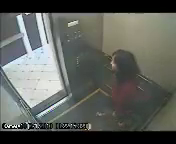
#> input picture frame 12 of cortado.mp4, 176 x 144 px, given in place of video.mp4, which was not available
$ python Horn-Schunk-Vectores2.py   (older library calls are emulated)
#> lines starting #> are read from the running program, lines starting #| are printed output that depends on the picture; pictures that were not available may be replaced by others from this repository, and a replacement may not be noted
#> further down, old_frame is the input picture: shape (144, 176, 3); mean B, G, R 91.5, 97, 94
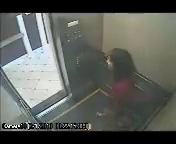
#> input picture frame 13 of cortado.mp4, 176 x 144 px, given in place of video.mp4, which was not available
#> further down, frame is the input picture: shape (144, 176, 3); mean B, G, R 91.6, 97.1, 94.1
import cv2
import numpy as np

def horn_schunck_real_time(I1, I2, alpha, iterations):
#> called with alpha = 0.005, iterations = 2
    I1_gray = cv2.cvtColor(I1, cv2.COLOR_BGR2GRAY).astype(np.float32) / 255.0
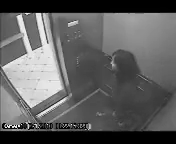
#> I1_gray: shape (144, 176) float32; min 0, max 0.984, mean 0.374
    I2_gray = cv2.cvtColor(I2, cv2.COLOR_BGR2GRAY).astype(np.float32) / 255.0

    u = np.zeros_like(I1_gray)
    v = np.zeros_like(I1_gray)

    for _ in range(iterations):
        Ix = cv2.Sobel(I1_gray, cv2.CV_64F, 1, 0, ksize=5)
        Iy = cv2.Sobel(I1_gray, cv2.CV_64F, 0, 1, ksize=5)
        It = I2_gray - I1_gray

        u_avg = cv2.blur(u, (3, 3))
        v_avg = cv2.blur(v, (3, 3))

        du = -alpha * (Ix * (Ix * u_avg + Iy * v_avg + It))
        dv = -alpha * (Iy * (Ix * u_avg + Iy * v_avg + It))

        u += du
        v += dv
#> this loop made 2 passes
#> pass 1, in horn_schunck_real_time, `Ix = cv2.Sobel(I1_gray, cv2.CV_64F, 1, 0, ksize=5)`:
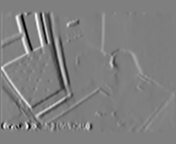
#> Ix: shape (144, 176) float64; min -26.46, max 26.4, mean 0; drawn with min black and max white
#> pass 1, in horn_schunck_real_time, `Iy = cv2.Sobel(I1_gray, cv2.CV_64F, 0, 1, ksize=5)`:
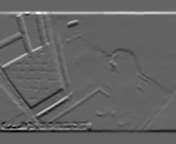
#> Iy: shape (144, 176) float64; min -27.83, max 42.79, mean 0; drawn with min black and max white
#> pass 1, in horn_schunck_real_time, `It = I2_gray - I1_gray`:
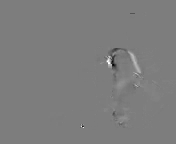
#> It: shape (144, 176) float32; min -0.392, max 0.404, mean 0.00034; drawn with min black and max white
#> after the loop:
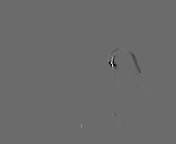
#> u: shape (144, 176) float32; min -0.0257, max 0.035, mean -3.45e-05; drawn with min black and max white
#> after the loop:
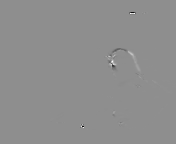
#> v: shape (144, 176) float32; min -0.0273, max 0.0215, mean -3.08e-06; drawn with min black and max white

    return u, v

if __name__ == "__main__":
    video_path = "video.mp4"  # Cambia 'ruta_del_video.mp4' con la ubicación de tu video
    capture = cv2.VideoCapture(video_path)

    width = int(capture.get(cv2.CAP_PROP_FRAME_WIDTH))
    height = int(capture.get(cv2.CAP_PROP_FRAME_HEIGHT))

    # Crear un objeto VideoWriter
    fourcc = cv2.VideoWriter_fourcc(*'mp4v') if cv2.VideoWriter_fourcc(*'mp4v') != -1 else cv2.VideoWriter_fourcc(*'avc1')
    output_video_path = "videos/HS.mp4"
    output_video = cv2.VideoWriter(output_video_path, fourcc, 15, (width, height))

    cv2.namedWindow("Flujo óptico")

    ret, old_frame = capture.read()

    while True:
        ret, frame = capture.read()

        if not ret:
            break

        u, v = horn_schunck_real_time(old_frame, frame, 0.005, 2)

        # Ajusta la escala y grosor de los vectores
        scale_factor = 500
        thickness = 1

        # Dibuja los vectores con líneas más largas y cabezas más grandes
        for y in range(0, frame.shape[0], 10):
            for x in range(0, frame.shape[1], 10):
                start_point = (x, y)
                end_point = (int(x + u[y, x] * scale_factor), int(y + v[y, x] * scale_factor))
                color = (0, 255, 0)
                cv2.arrowedLine(frame, start_point, end_point, color, thickness, tipLength=.5)

        cv2.imshow("Flujo óptico", frame)
        output_video.write(frame)

        old_frame = frame.copy()

        key = cv2.waitKey(1) & 0xFF
#> (key Esc is pressed here)
        if key == 27:
            break

    capture.release()
    output_video.release()
    cv2.destroyAllWindows()

$ run again, starting later in the video
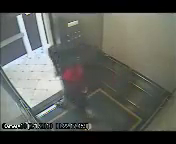
#> input picture frame 54 of cortado.mp4, 176 x 144 px, given in place of video.mp4, which was not available
#> old_frame is the input picture: shape (144, 176, 3); mean B, G, R 89.7, 95.9, 93.3
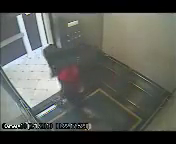
#> input picture frame 55 of cortado.mp4, 176 x 144 px, given in place of video.mp4, which was not available
#> frame is the input picture: shape (144, 176, 3); mean B, G, R 88.7, 94.8, 92.3
#> after the loop in horn_schunck_real_time, `for _ in range(iterations):`:
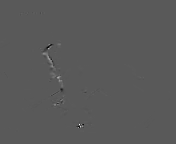
#> v: shape (144, 176) float32; min -0.0369, max 0.068, mean 2.24e-05; drawn with min black and max white

$ run again, starting later in the video
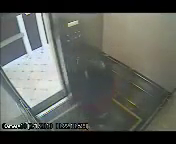
#> input picture frame 96 of cortado.mp4, 176 x 144 px, given in place of video.mp4, which was not available
#> old_frame is the input picture: shape (144, 176, 3); mean B, G, R 91.9, 98, 94.9
#> the loop in horn_schunck_real_time, `for _ in range(iterations):` made 2 passes
#> pass 1, in horn_schunck_real_time, `It = I2_gray - I1_gray`:
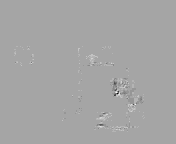
#> It: shape (144, 176) float32; min -0.0431, max 0.0235, mean 1.93e-05; drawn with min black and max white
#> pass 1, in horn_schunck_real_time, `du = -alpha * (Ix * (Ix * u_avg + Iy * v_avg + It))`:
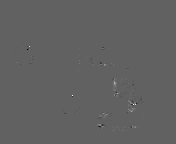
#> du: shape (144, 176) float64; min -0.000241, max 0.000391, mean 1.92e-07; drawn with min black and max white
